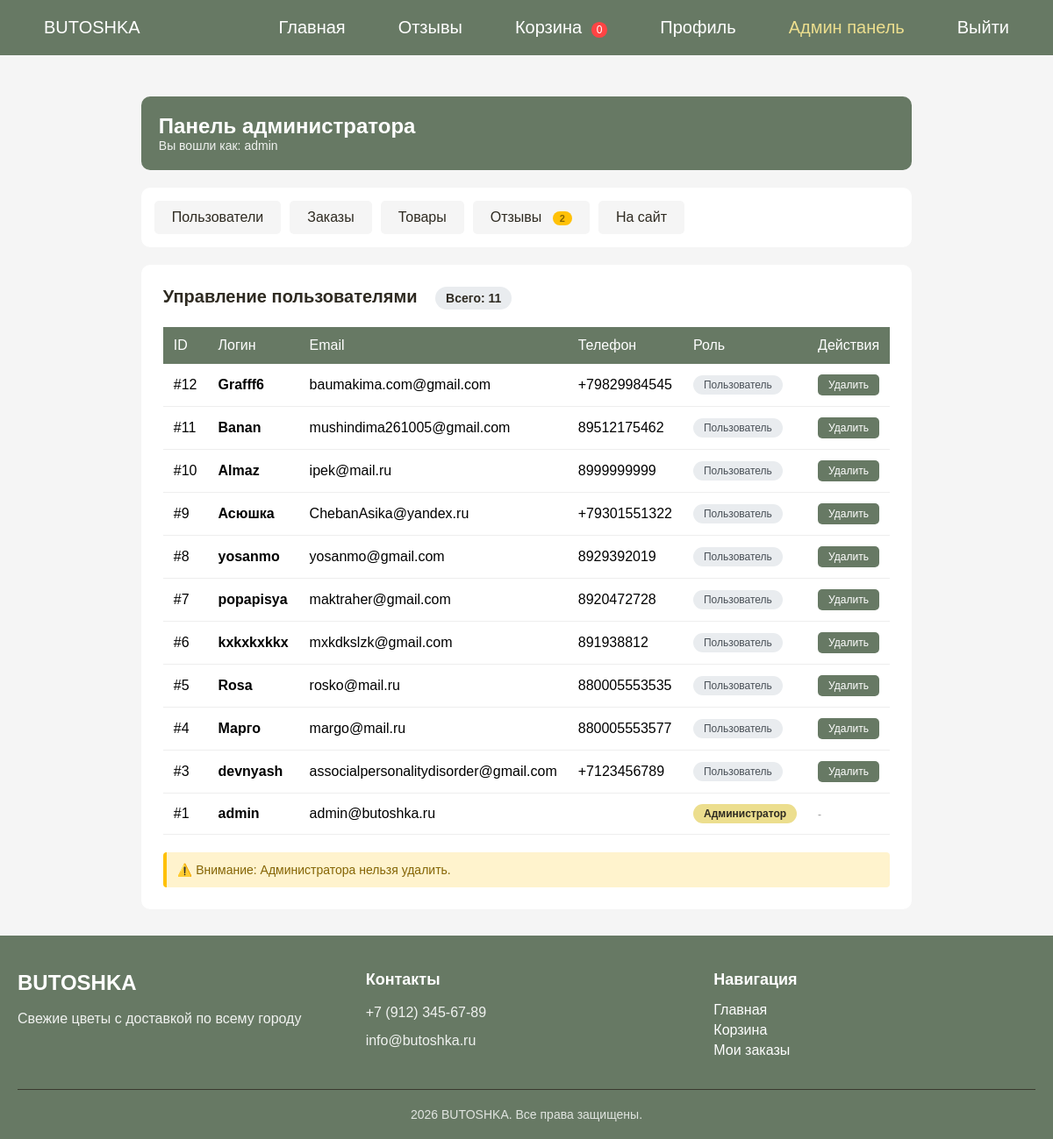
The page /admin.php (signed in) on the database as committed earlier.
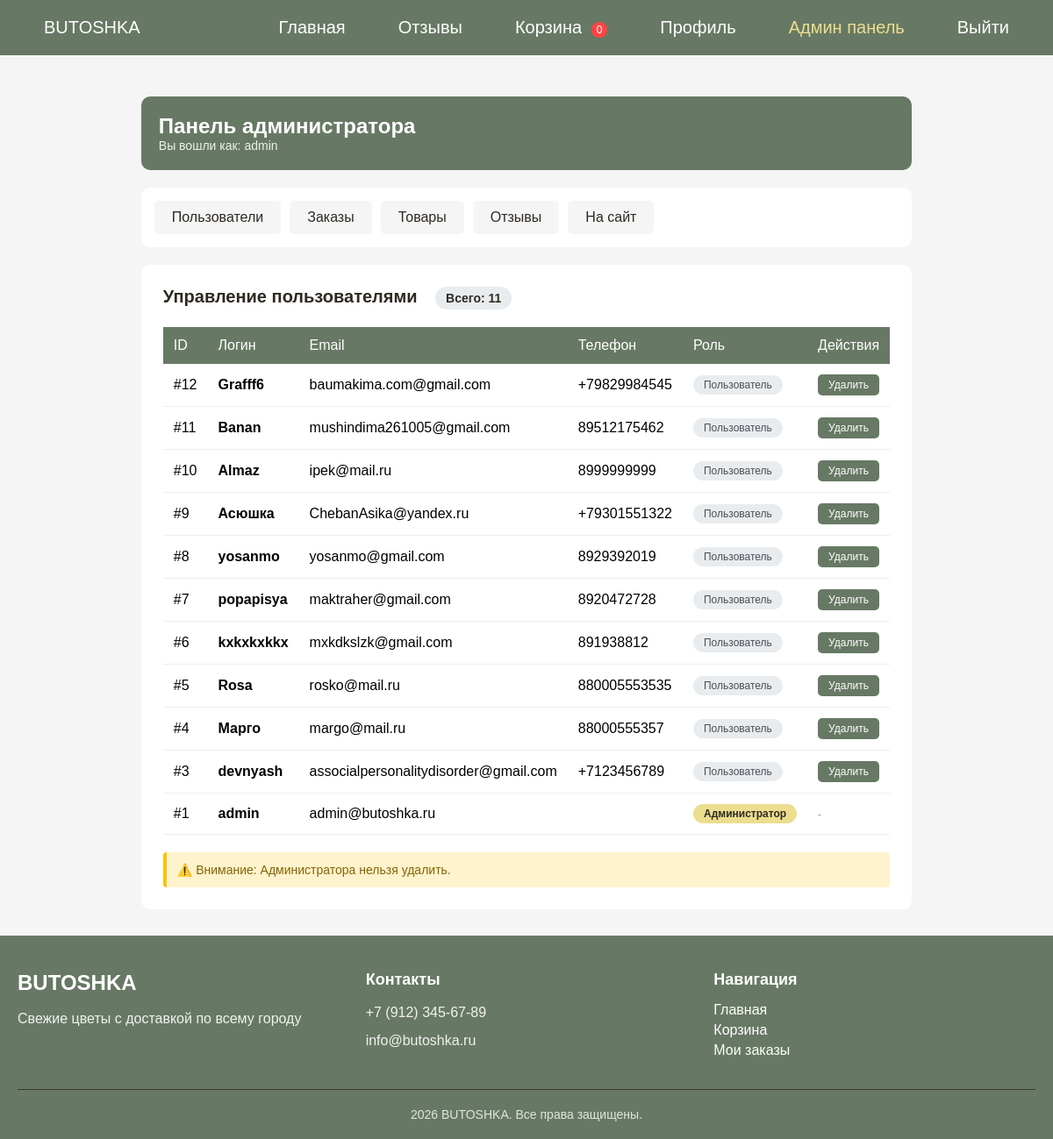
The same page on the database as committed later.
### tables this page shows
CREATE TABLE `users` (
  `id` int NOT NULL,
  `login` varchar(250) NOT NULL,
  `phone` varchar(100) NOT NULL,
  `email` varchar(150) NOT NULL,
  `pass` varchar(255) NOT NULL,
  `role` enum('user','admin') DEFAULT 'user'
);

### admin.php (the view, shortened to what this page needs)
<?php
require_once('db.php');
$users = [];
$sql = "SELECT id, email, login, pass, phone, role FROM users ORDER BY id DESC";
$result = $conn->query($sql);
if ($result && $result->num_rows > 0) {
    while ($row = $result->fetch_assoc()) {
        $users[] = $row;
    }
}
$pending_reviews = $conn->query("SELECT COUNT(*) as count FROM reviews WHERE status = 'pending'")->fetch_assoc()['count'];
?>
<!DOCTYPE html>
<html lang="ru">
<head>
    <link rel="stylesheet" href="css/style.css">
</head>
<body>
    <?php include 'header.php'; ?>
    <div class="admin-wrapper">
        <div class="admin-header">
            <div>
                <h2>Панель администратора</h2>
                <div class="admin-info">Вы вошли как: <?= htmlspecialchars($_SESSION['user_name']) ?></div>
            </div>
        </div>
        <div class="admin-menu">
            <a href="admin.php">Пользователи</a>
            <a href="orders.php">Заказы</a>
            <a href="tovar_uprav.php">Товары</a>
            <a href="admin_reviews.php">
                Отзывы
                <?php if ($pending_reviews > 0): ?>
                    <span class="menu-badge"><?= $pending_reviews ?></span>
                <?php endif; ?>
            </a>
            <a href="index.php">На сайт</a>
        </div>
        <div class="admin-content">
            <div class="users-header">
                <h3>
                    Управление пользователями
                    <span class="stats">Всего: <?= count($users) ?></span>
                </h3>
            </div>
            <?php if (empty($users)): ?>
                <div class="no-users">
                    <p>Пользователей пока нет</p>
                </div>
            <?php else: ?>
                <table class="users-table">
                    <thead>
                        <tr>
                            <th>ID</th>
                            <th>Логин</th>
                            <th>Email</th>
                            <th>Телефон</th>
                            <th>Роль</th>
                            <th>Действия</th>
                        </tr>
                    </thead>
                    <tbody>
                        <?php foreach ($users as $user): ?>
                            <tr>
                                <td data-label="ID">#<?= $user['id'] ?></td>
                                <td data-label="Логин"><strong><?= htmlspecialchars($user['login']) ?></strong></td>
                                <td data-label="Email"><?= htmlspecialchars($user['email']) ?></td>
                                <td data-label="Телефон"><?= htmlspecialchars($user['phone'] ?? '-') ?></td>
                                <td data-label="Роль">
                                    <?php if ($user['role'] == 'admin'): ?>
                                        <span class="admin-badge">Администратор</span>
                                    <?php else: ?>
                                        <span class="user-badge">Пользователь</span>
                                    <?php endif; ?>
                                </td>
                                <td data-label="Действия">
                                    <?php if ($user['role'] != 'admin'): ?>
                                        <a href="?delete_user=<?= $user['id'] ?>"
                                           class="btn btn-small btn-delete"
                                           onclick="return confirm('Удалить пользователя <?= htmlspecialchars($user['login']) ?>?')">
                                            Удалить
                                        </a>
                                    <?php else: ?>
                                        <span style="color: #999; font-size: 12px;">-</span>
                                    <?php endif; ?>
                                </td>
                            </tr>
                        <?php endforeach; ?>
                    </tbody>
                </table>
                <div class="warning">
                    ⚠️ Внимание: Администратора нельзя удалить.
                </div>
            <?php endif; ?>
        </div>
    </div>
    <?php include 'footer.php'; ?>
</body>
</html>

Rows that differ between the two databases and show on the page:
changed users "Марго": phone "880005553577" → "88000555357"
Other text that changed with them:
$pending_reviews: "2" → (not shown)
